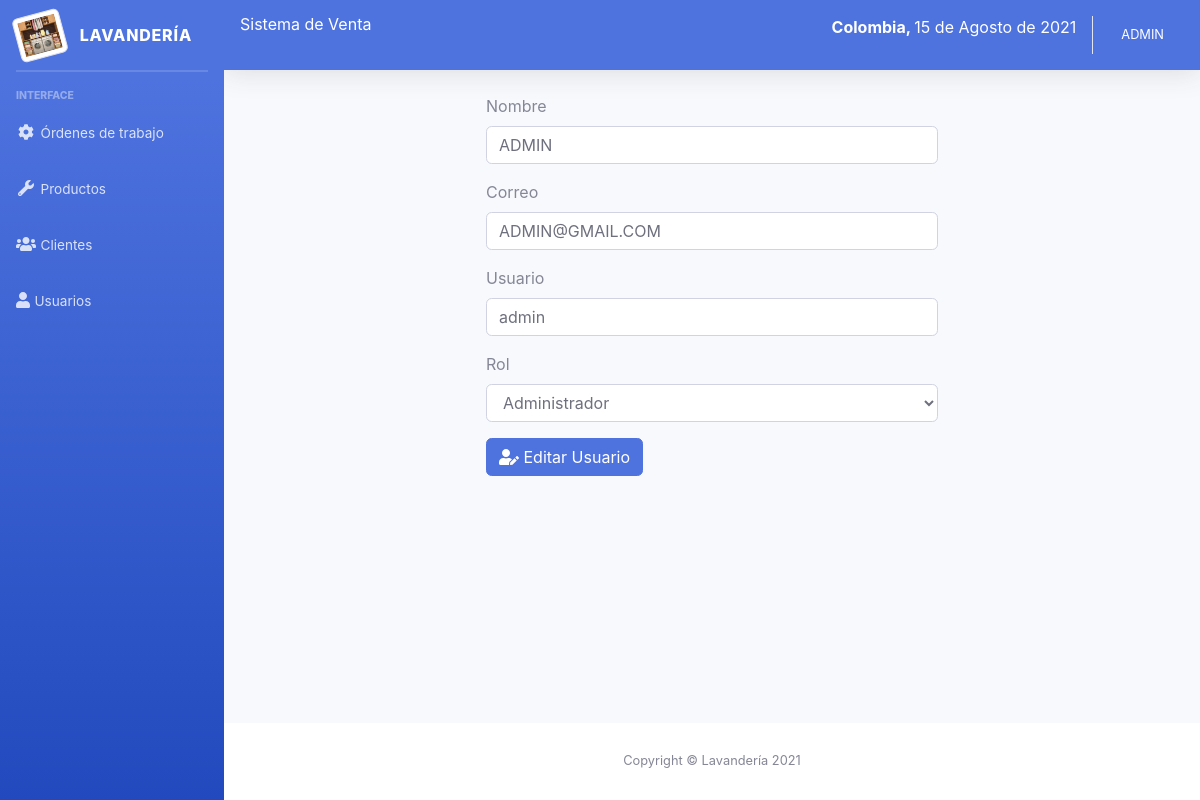
/sistema/editar_usuario.php?id=1 (signed in), run on the app's committed database.
### tables this page shows
CREATE TABLE `usuario` (
  `idusuario` int(11) NOT NULL,
  `nombre` varchar(100) NOT NULL,
  `cedula` int(20) NOT NULL,
  `correo` varchar(100) NOT NULL,
  `usuario` varchar(20) NOT NULL,
  `clave` varchar(50) NOT NULL,
  `rol` int(11) NOT NULL
);

### sistema/editar_usuario.php (the view, shortened to what this page needs)
<?php
include "includes/header.php";
include "../conexion.php";
$idusuario = $_REQUEST['id'];
$sql = mysqli_query($conexion, "SELECT * FROM usuario WHERE idusuario = $idusuario");
$result_sql = mysqli_num_rows($sql);
if ($result_sql == 0) {
  header("Location: lista_usuarios.php");
} else {
  if ($data = mysqli_fetch_array($sql)) {
    $nombre = $data['nombre'];
    $correo = $data['correo'];
    $usuario = $data['usuario'];
    $rol = $data['rol'];
  }
}
?>
<div class="container-fluid">
  <div class="row">
    <div class="col-lg-6 m-auto">
      <form class="" action="" method="post">
        <div class="form-group">
          <label for="nombre">Nombre</label>
          <input type="text" placeholder="Ingrese nombre" class="form-control" name="nombre" id="nombre" value="<?php echo $nombre; ?>">
        </div>
        <div class="form-group">
          <label for="correo">Correo</label>
          <input type="text" placeholder="Ingrese correo" class="form-control" name="correo" id="correo" value="<?php echo $correo; ?>">
        </div>
        <div class="form-group">
          <label for="usuario">Usuario</label>
          <input type="text" placeholder="Ingrese usuario" class="form-control" name="usuario" id="usuario" value="<?php echo $usuario; ?>">
        </div>
        <div class="form-group">
          <label for="rol">Rol</label>
          <select name="rol" id="rol" class="form-control">
            <option value="1" <?php
                              if ($rol == 1) {
                                echo "selected";
                              }
                              ?>>Administrador</option>
          </select>
        </div>
        <button type="submit" class="btn btn-primary"><i class="fas fa-user-edit"></i> Editar Usuario</button>
      </form>
    </div>
  </div>
</div>
</div>
<?php include_once "includes/footer.php"; ?>

### data on the page
usuario: nombre "ADMIN", correo "ADMIN@GMAIL.COM", usuario "admin", rol "Administrador"

### other printed values
fechaPeru() "15 de Agosto de 2021"
$_SESSION['nombre'] "ADMIN"
